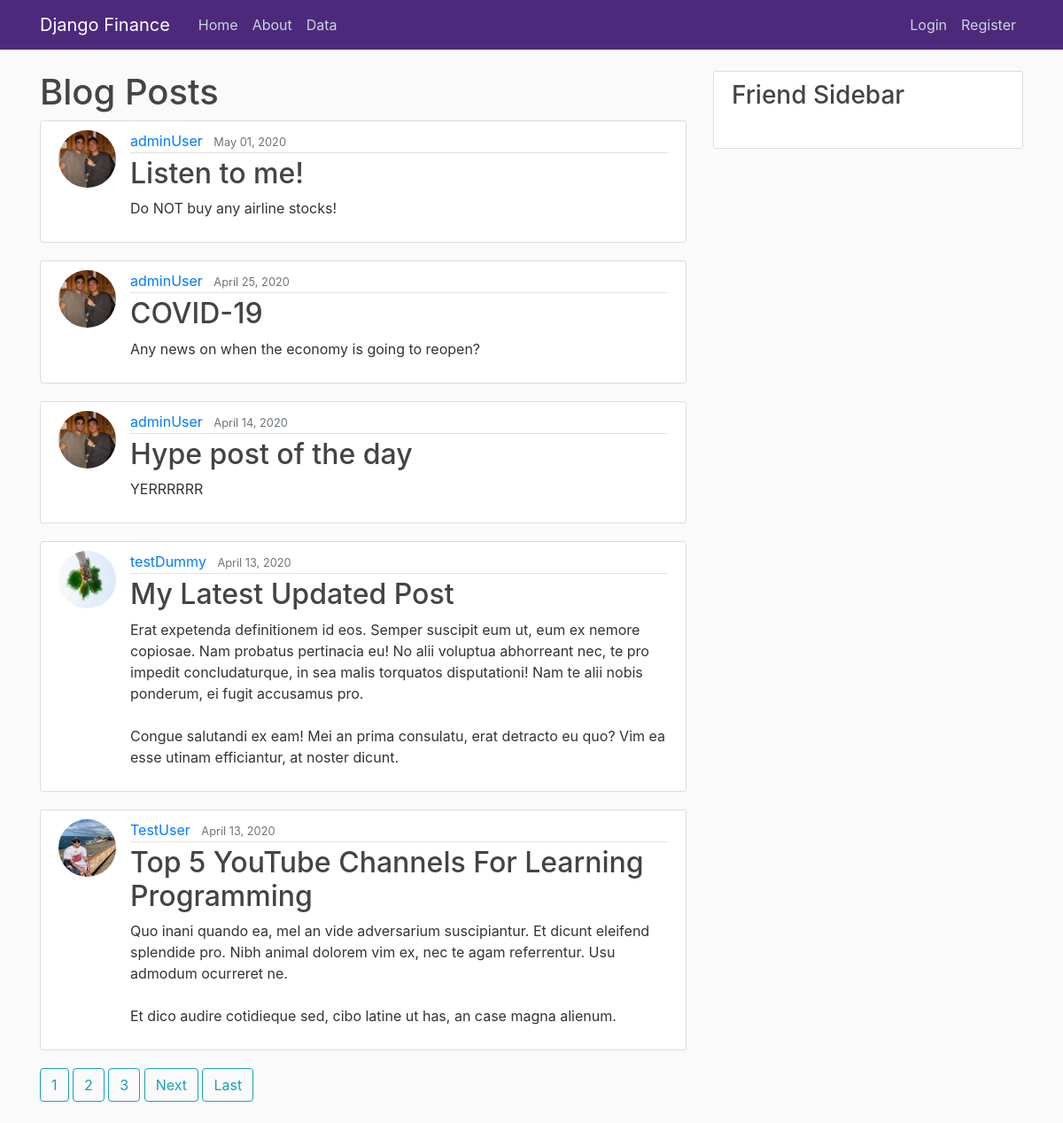
Before: / with the older database file.
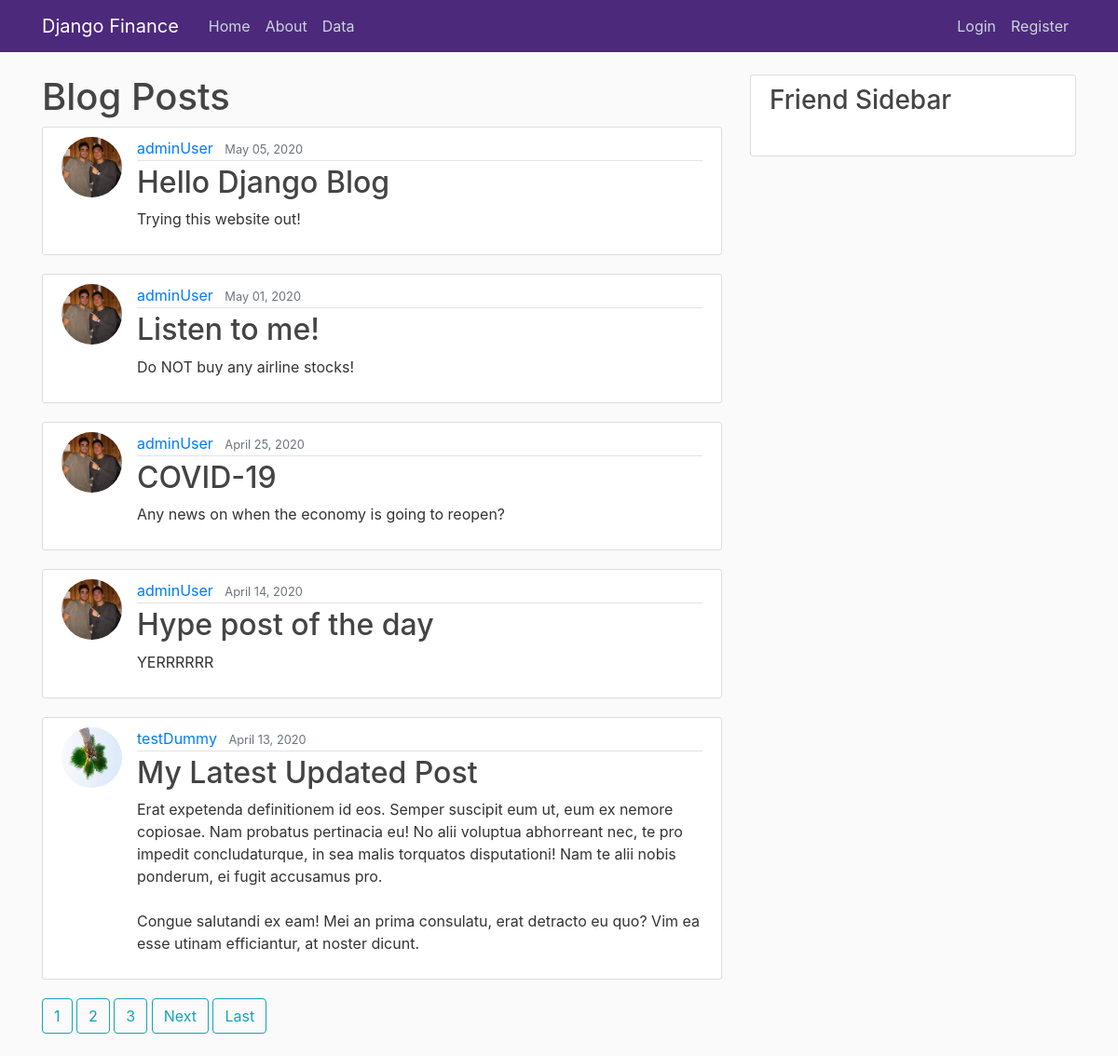
After: the same page with the newer database file.
### blog/models.py (models this page shows, shortened)
class Post(models.Model):
    title = models.CharField(max_length=100)
    content = models.TextField()
    date_posted = models.DateTimeField(default=timezone.now)
    author = models.ForeignKey(User, on_delete = models.CASCADE)

### users/models.py (models this page shows, shortened)
class Profile(models.Model):
    user = models.OneToOneField(User, on_delete=models.CASCADE)
    image = models.ImageField(default='default.jpg', upload_to='profile_pics')

### blog/views.py (the view)
# urls.py: path('', PostListView.as_view(), name='blog-home'),
class PostListView(ListView):
    model = Post
    template_name = 'blog/home.html'
    context_object_name = 'posts'
    ordering = ['-date_posted']
    paginate_by = 5

### blog/templates/blog/home.html (shortened to what this page needs)
{% extends "blog/base.html" %}
{% block content %}
<h1 class="mb-2">Blog Posts</h1>
    {% for post in posts %}
    <article class="media content-section">
        <img class="rounded-circle article-img" src="{{ post.author.profile.image.url }}">
        <div class="media-body">
          <div class="article-metadata">
            <a class="mr-2" href="{% url 'user-posts' post.author.username %}">{{ post.author }}</a>
            <small class="text-muted">{{ post.date_posted|date:"F d, Y" }}</small>
          </div>
          <h2><a class="article-title" href="{% url 'post-detail' post.id %}">{{ post.title }}</a></h2>
          <p class="article-content">{{ post.content }}</p>
        </div>
      </article>
    {% endfor %}
    {% if is_paginated %}
      {% for num in page_obj.paginator.page_range %}
        {% if page_obj.num == num %}
          <a class="btn btn-outline-info mb-4" href="?page={{ num }}">{{ num }}</a>
          {% elif num > page_obj.number|add:'-3' and num < page_obj.number|add:'+3' %}
          <a class="btn btn-outline-info mb-4" href="?page={{ num }}">{{ num }}</a>
        {% endif %}
      {% endfor %}
      {% if page_obj.has_next %}
        <a class="btn btn-outline-info mb-4" href="?page={{page_obj.next_page_number}}">Next</a>
        <a class="btn btn-outline-info mb-4" href="?page={{ page_obj.paginator.num_pages }}">Last</a>
      {% endif %}
    {% endif %}
{% endblock content %}

Changed rows visible on the page:
no longer on this page (row unchanged): Post: author.profile.image (picture), author "TestUser", date_posted "April 13, 2020", title "Top 5 YouTube Channels For Learning Programming", content "Quo inani quando ea, mel an vide adversarium suscipiantur. Et dicunt eleifend splendide pro. Nibh animal dolorem vim ex, nec te agam referrentur. Usu admodum ocurreret ne. Et dico audire cotidieque sed, cibo latine ut has, an case magna alienum."
added Post: author.profile.image (picture), author "adminUser", date_posted "May 05, 2020", title "Hello Django Blog", content "Trying this website out!"
